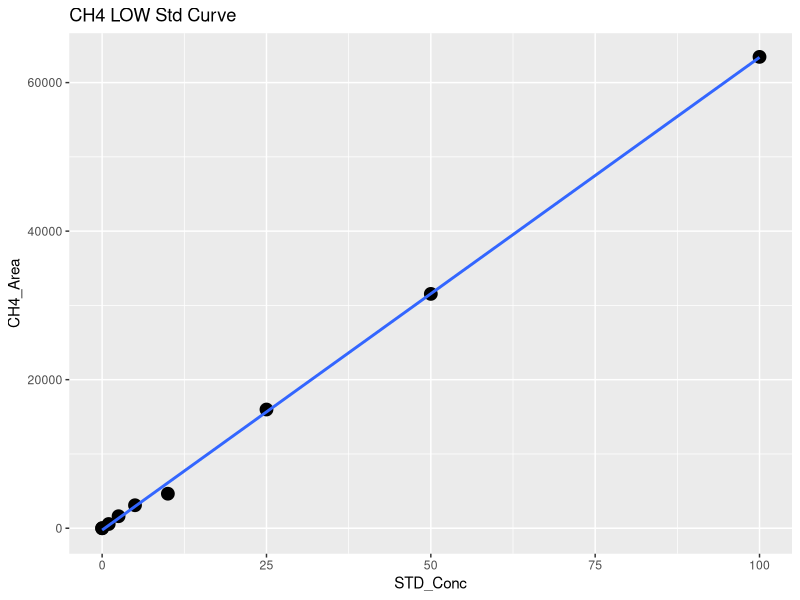
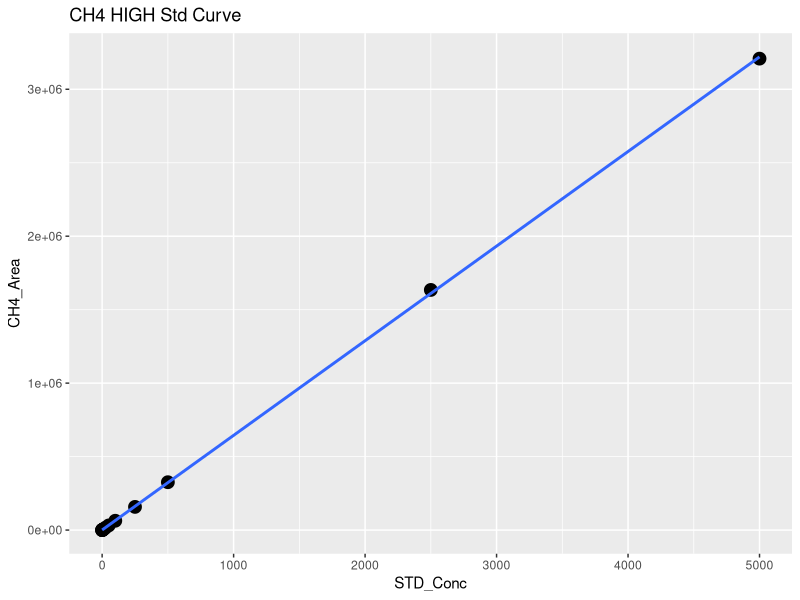
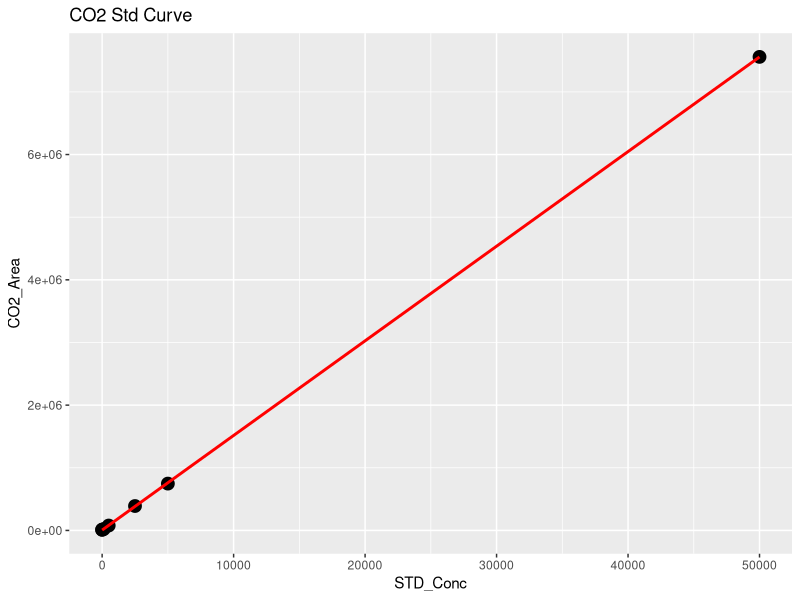
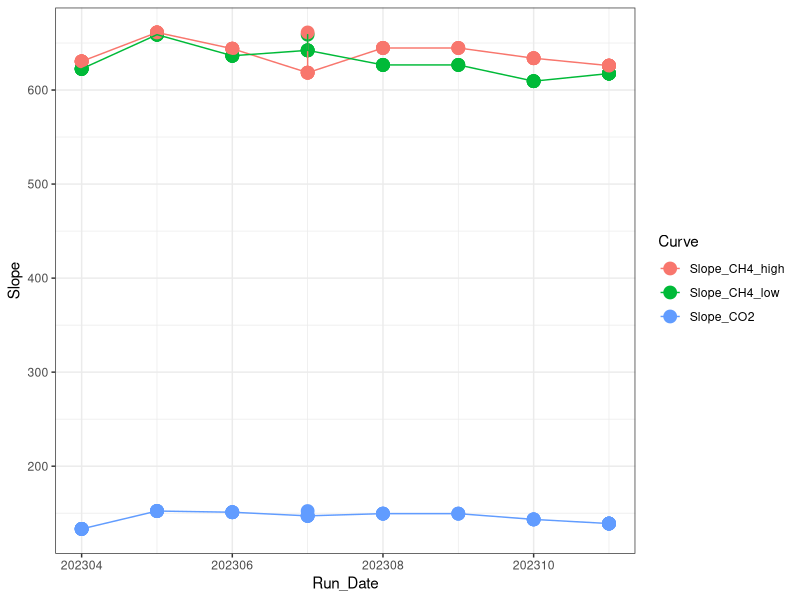

Recreate these plots in R, in order. (Note: this script raises an error after producing the figures.)
## ---- chunk 1
library(dplyr)
library(ggplot2)
library(ggpubr)
library(stringr)
## ---- chunk 2

#Read in June Data 
raw <- read.csv("Raw Data/COMPASS_CBSYN_SGW_202306.csv")
head(raw)

#pull out methane standards
stds_ch4 <-  raw %>%  
  filter(str_detect(Sample_Type, "STD_CH4"))
#head(stds_ch4)

#split into high curve and low curve for CH4
stds_ch4_low <- stds_ch4  %>%  
  filter(!STD_Conc > 100)

#Low curve for CH4
CH4_Low <- ggplot(stds_ch4_low, aes(STD_Conc, CH4_Area)) + geom_point(size=4) + 
  geom_smooth(method = "lm", se = FALSE) + labs(title="CH4 LOW Std Curve")
CH4_Low

CH4_Low_lm <- lm(stds_ch4_low$CH4_Area ~ stds_ch4_low$STD_Conc)
summary(CH4_Low_lm)
cf <- coef(CH4_Low_lm)

#create data frame with 1 rows and 0 columns
Slope_CH4_low <- data.frame(matrix(ncol = 0, nrow = 1))
Slope_CH4_low$Curve <- "Slope_CH4_low"
Slope_CH4_low$R2 <- summary(CH4_Low_lm)$adj.r.squared
Slope_CH4_low$Slope <- cf[2]
Slope_CH4_low$Intercept <- cf[1]
#head(Slope_CH4_low)

#High curve for CH4
CH4_High <- ggplot(stds_ch4, aes(STD_Conc, CH4_Area)) + geom_point(size=4) + 
  geom_smooth(method = "lm", se = FALSE) + labs(title="CH4 HIGH Std Curve")
CH4_High

stds_ch4_lm <- lm(stds_ch4$CH4_Area ~ stds_ch4$STD_Conc)
summary(stds_ch4_lm)
cf <- coef(stds_ch4_lm)

#create data frame with 1 rows and 0 columns
Slope_CH4_high <- data.frame(matrix(ncol = 0, nrow = 1))
Slope_CH4_high$Curve <- "Slope_CH4_high"
Slope_CH4_high$R2 <- summary(stds_ch4_lm)$adj.r.squared
Slope_CH4_high$Slope <- cf[2]
Slope_CH4_high$Intercept <- cf[1]
#head(Slope_CH4_high)

#pull out co2 standards
stds_co2 <-  raw %>%  
  filter(str_detect(Sample_Type, "STD_CO2"))
#head(stds_co2)

#CO2 Curve
CO2_stds <- ggplot(stds_co2, aes(STD_Conc, CO2_Area)) + geom_point(size=4) + 
  geom_smooth(method = "lm", se = FALSE, color="red") + labs(title="CO2 Std Curve")
CO2_stds

stds_co2_lm <- lm(stds_co2$CO2_Area ~ stds_co2$STD_Conc)
summary(stds_co2_lm)
cf <- coef(stds_co2_lm)

#create data frame with 1 rows and 0 columns
Slope_CO2 <- data.frame(matrix(ncol = 0, nrow = 1))
Slope_CO2$Curve <- "Slope_CO2"
Slope_CO2$R2 <- summary(stds_co2_lm)$adj.r.squared
Slope_CO2$Slope <- cf[2]
Slope_CO2$Intercept <- cf[1]
#head(Slope_CO2)

#pull all the slopes together into one dataframe 
Slopes <- rbind(Slope_CH4_low, Slope_CH4_high, Slope_CO2)
#head(Slopes)

#needs changed each time #####
Slopes$Run_Date <- c(202306, 202306, 202306)

log <- read.csv("Raw Data/COMPASS_Varian_QAQC_2023.csv")
head(log)
log <- log[ ,-c(1)]
log <- rbind(log, Slopes)

Slopes_chk <- ggplot(log, aes(Run_Date, Slope, col=Curve)) + geom_point(size=4) + geom_line() + theme_bw()
Slopes_chk

write.csv(log, "Raw Data/COMPASS_Varian_QAQC_2023.csv")
## ---- chunk 3
#head(raw)

#pull out methane standards
Samples <-  raw %>%  
  filter(!str_detect(Sample_Type, "STD_CH4")) %>%  
  filter(!str_detect(Sample_Type, "STD_CO2")) %>%  
  filter(!str_detect(Sample_Type, "Blank")) %>%  
  filter(!str_detect(Sample_Type, "Chk_STD")) %>%  
   filter(!str_detect(Sample_Type, "CHKSTD")) %>%
  filter(!str_detect(Sample_Type, "NA"))
#head(Samples)

#Now flag any areas that are above the 100ppm area for CH4
Samples$CH4_Curve <- ifelse(Samples$CH4_Area >71000, "High", "Low")
#head(Samples)

#Calculate CH4 concentrations in ppm
Samples$CH4_Conc_ppm <- ifelse(Samples$CH4_Area >71000, (Samples$CH4_Area-Slope_CH4_high$Intercept)/Slope_CH4_high$Slope,                                       (Samples$CH4_Area-Slope_CH4_low$Intercept)/Slope_CH4_low$Slope )

#Calculate CO2 concentrations in ppm 
Samples$CO2_Conc_ppm <- ((Samples$CO2_Area-Slope_CO2$Intercept)/Slope_CO2$Slope) 

#head(Samples)

##########make flags for any dilutions needed 
#highest CH4 standard = 10000
#highest CO2 standard = 50000

Samples$CH4_Flag <- ifelse(Samples$CH4_Conc_ppm >10000, "Needs Dilution", "Within Range")
Samples$CO2_Flag <- ifelse(Samples$CO2_Conc_ppm >50000, "Needs Dilution", "Within Range")
#head(Samples)

## ---- chunk 4

chks <-  raw %>%  
  filter(!str_detect(Sample_Type, "STD_CH4")) %>%  
  filter(!str_detect(Sample_Type, "STD_CO2")) %>%  
  filter(!str_detect(Sample_Type, "Blank")) %>%  
  filter(!str_detect(Sample_Type, "Unknown")) %>%  
  filter(!str_detect(Sample_Type, "NA"))
#head(chks)

#Calculate CH4 concentrations in ppm
chks$CH4_Conc_ppm <- ifelse(chks$CH4_Area >71000, 
                      (chks$CH4_Area-Slope_CH4_high$Intercept)/Slope_CH4_high$Slope,                                       (chks$CH4_Area-Slope_CH4_low$Intercept)/Slope_CH4_low$Slope )

#Calculate CO2 concentrations in ppm 
chks$CO2_Conc_ppm <- ((chks$CO2_Area-Slope_CO2$Intercept)/Slope_CO2$Slope)



#change this if check standard concentrations are different 
level_ch4 <- 5      #ppm
level_co2 <- 1000   #ppm

#calculate percent difference of check standards 
chks$Ch4_diff <- ((chks$CH4_Conc_ppm - level_ch4)/((chks$CH4_Conc_ppm + level_ch4)/2)) * 100
chks$CH4_diff_flag <-  ifelse(chks$Ch4_diff <10, 'YES', 'NO, rerun')

chks$CO2_diff <- ((chks$CO2_Conc_ppm - level_co2)/((chks$CO2_Conc_ppm + level_co2)/2)) * 100
chks$CO2_diff_flag <-  ifelse(chks$CO2_diff <10, 'YES', 'NO, rerun')

#now plot the Ch4 concentrations and the CO2 concentrations vs. the expected concentration 
#then also make the color the percent difference between the expected and observed concentration 

ch4_chk <-  ggplot(data = chks, aes(x = Sample_ID, y = CH4_Conc_ppm, fill=CH4_diff_flag)) +
       geom_bar(stat = 'identity') + 
        scale_fill_manual(values=c("darkgreen", "darkgrey"))+
        #scale_fill_gradient2(low='red', mid='white', high='blue', space='Lab') + 
        theme_classic() + labs(x= " ", y="Percent Difference  (%)", title="Check Stds: CH4") + 
        theme(legend.position="bottom") +  geom_hline(yintercept=level_ch4, linetype="dashed", 
                color = "black", size=1)


co2_chk <-  ggplot(data = chks, aes(x = Sample_ID, y = CO2_Conc_ppm, fill=CO2_diff_flag)) +
       geom_bar(stat = 'identity') + 
        scale_fill_manual(values=c("darkgreen", "darkgrey"))+
        #scale_fill_gradient2(low='red', mid='white', high='blue', space='Lab') + 
        theme_classic() + labs(x= " ", y="Percent Difference  (%)", title="Check Stds: CO2") + 
        theme(legend.position="bottom") +  geom_hline(yintercept=level_co2, linetype="dashed", 
                color = "black", size=1)

ggarrange(ch4_chk, co2_chk, nrow=1, ncol=2)


## ---- chunk 5

#multiply the concentration by the dilution factor
Samples$CH4_Conc_ppm_dilcorr <- (Samples$CH4_Conc_ppm * Samples$Dilution_Factor)

Samples$CO2_Conc_ppm_dilcorr <- (Samples$CO2_Conc_ppm * Samples$Dilution_Factor)

#check results
#head(Samples)

#quick first look at the samples 
ch4_samples <-  ggplot(data = Samples, aes(x = Sample_ID, y = CH4_Conc_ppm, fill=CH4_Flag)) +
       geom_bar(stat = 'identity') + 
        scale_fill_manual(values=c("red","darkgreen"))+
        #scale_fill_gradient2(low='red', mid='white', high='blue', space='Lab') + 
        theme_classic() + labs(x= " ", y="CH4 (ppm)", title="CH4: Green = Within Range") + 
        theme(legend.position="none") 


co2_samples <-  ggplot(data = Samples, aes(x = Sample_ID, y = CO2_Conc_ppm, fill=CO2_Flag)) +
       geom_bar(stat = 'identity') + 
        scale_fill_manual(values=c("red", "darkgreen"))+
        #scale_fill_gradient2(low='red', mid='white', high='blue', space='Lab') + 
        theme_classic() + labs(x= " ", y="CO2 (ppm)", title="CO2: Green = Within Range") + 
        theme(legend.position="none") 

ggarrange(ch4_samples, co2_samples, nrow=1, ncol=2)


## ---- chunk 6

# Convert ppm CH4 to total umol CH4 in the sample headspace
# use Ideal Gas Law:  
#   hdsp umol CH4 = ppm CH4*(PV/RT) 
#      P = 1 (pressure in atm)
#      R = 0.082 (gas constant)
#      V = 0.015 (gas syringe volume in L)
#      T = "TempC" column value in Kelvin (equilibration temperature)

#set the volume used for the sample
#volume = 0.02
#TempC <-  25 #I am assuming 25C not sure how we want to handle this

#Calculate CH4 concentrations in ppm
#Samples$CH4_Conc_umol <- ifelse(Samples$G_W == "W",
#                    ((Samples$CH4_Conc_ppm_dilcorr*((1*volume/1000)/(0.08206*(TempC+273.15))))/(volume/1000)),
#                    ((((Samples$CH4_Conc_ppm_dilcorr/1000))/16.04)*1000000  ))
#Samples$CO2_Conc_umol <- ifelse(Samples$G_W == "W",
#                    ((Samples$CO2_Conc_ppm_dilcorr*((1*volume/1000)/(0.08206*(TempC+273.15))))/(volume/1000)),
#                    ((((Samples$CO2_Conc_ppm_dilcorr/1000))/16.04)*1000000  ))

#do an if then statement (if it says water use this and if it says gas then use )
#Samples$hdsp_umol_CH4 <- (Samples$CH4_Conc_ppm_dilcorr*((1*volume/1000)/(0.08206*(TempC+273.15))))/(volume/1000)
#Samples$hdsp_umol_CO2 <- Samples$CO2_Conc_ppm_dilcorr*((1*volume/1000)/(0.08206*(TempC+273.15)))
# Convert headspace CH4 to dissolved umol/L Ch4 in sample
#Samples$pw_umol_CH4 <- Samples$hdsp_umol_CH4/(volume/1000)

#quick first look at the samples 
#ch4_samples1 <-  ggplot(data = Samples, aes(x = Sample_ID, y = CH4_Conc_umol, fill=G_W)) +
#       geom_bar(stat = 'identity') + 
 #       scale_fill_manual(values=c("darkgrey","darkblue"))+
        #scale_fill_gradient2(low='red', mid='white', high='blue', space='Lab') + 
 #       theme_classic() + labs(x= " ", y="CH4 (uM)", title="CH4: Blue = PW Sample") + 
 #       theme(legend.position="none") 


#co2_samples1 <-  ggplot(data = Samples, aes(x = Sample_ID, y = CO2_Conc_umol, fill=G_W)) +
 #      geom_bar(stat = 'identity') + 
#        scale_fill_manual(values=c("darkgrey","darkblue"))+
        #scale_fill_gradient2(low='red', mid='white', high='blue', space='Lab') + 
#        theme_classic() + labs(x= " ", y="CO2 (uM)", title="CO2: Blue = PW Sample") + 
#        theme(legend.position="none") 

#ggarrange(ch4_samples1, co2_samples1, nrow=1, ncol=2)

## ---- chunk 7

#check results
#head(Samples)

#pull out what we need 
Samples1 <- Samples[ ,c(1:3,6:9,17:20)]
#head(Samples1)

IDs <- data.frame(do.call('rbind', strsplit(as.character(Samples1$Sample_ID),'_',fixed=TRUE)))
colnames(IDs) <- c("Site" , "Zone", "Replicate", "Depth")
IDs$Depth1 <- ifelse(IDs$Depth == '10cm', '10', 
                 ifelse(IDs$Depth == '20cm', '20', 
                        ifelse(IDs$Depth == '45cm', '45', '0')))
head(IDs)

#rejoin them to the dataframe
alldat <- cbind(IDs, Samples1)
head(alldat)

write.csv(alldat, "Processed Data/COMPASS_CBSYN_SGW_202306_Processed.csv")
